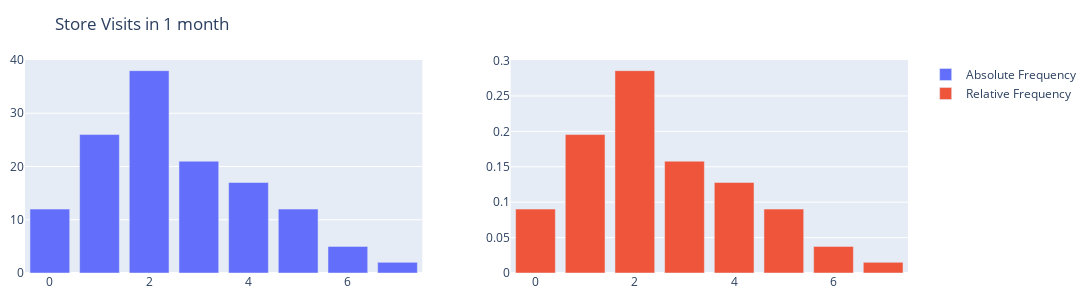

The notebook cell this image was saved under:
### Code cell
# plotting graphs side by side
fig = make_subplots(rows=1, cols=2)

trace1 = px.bar(sample_table, x = "Amount Times", y = "Absolute Frequency")
trace2 = px.bar(sample_table, x = "Amount Times", y = "Relative Frequency")

fig.add_trace(go.Bar(x=trace1.data[0]['x'], y=trace1.data[0]['y'], name = "Absolute Frequency"), row=1, col=1)
fig.add_trace(go.Bar(x=trace2.data[0]['x'], y=trace2.data[0]['y'], name = "Relative Frequency"), row=1, col=2)

fig.update_layout(title = "Store Visits in 1 month", width = 1100, height = 300, margin = dict(l= 10, t = 60, b = 10))

fig.show()

### Figure 1 — Plotly figure (JSON) as saved in the notebook; plotly's stock layout.template omitted (floating-point values rounded to 4 significant figures)
{"data": [{"name": "Absolute Frequency", "type": "bar", "x": [0, 1, 2, 3, 4, 5, 6, 7], "xaxis": "x", "y": [12, 26, 38, 21, 17, 12, 5, 2], "yaxis": "y"}, {"name": "Relative Frequency", "type": "bar", "x": [0, 1, 2, 3, 4, 5, 6, 7], "xaxis": "x2", "y": [0.09023, 0.1955, 0.2857, 0.1579, 0.1278, 0.09023, 0.03759, 0.01504], "yaxis": "y2"}], "layout": {"height": 300, "margin": {"b": 10, "l": 10, "t": 60}, "title": {"text": "Store Visits in 1 month"}, "width": 1100, "xaxis": {"anchor": "y", "domain": [0, 0.45]}, "xaxis2": {"anchor": "y2", "domain": [0.55, 1]}, "yaxis": {"anchor": "x", "domain": [0, 1]}, "yaxis2": {"anchor": "x2", "domain": [0, 1]}}}
